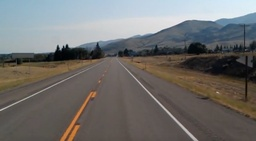
#> input picture pics/test_image.jpg, 256 x 141 px, shrunk from 1279 x 704 before the run
$ python 'lane detection.py'
#> lines starting #> are read from the running program, lines starting #| are printed output that depends on the picture
### library.py
import numpy as np
import matplotlib.pyplot as plt


def whos(x: np.ndarray):
    if len(np.shape(x)) == 3:
        print(type(x), np.shape(x), type(x[0, 0, 0]))
    else:
        print(type(x), np.shape(x), type(x[0, 0]))


def blackwhite(image: np.ndarray):
    """
    convert 3 channel image to 1 channel image
    expect image array 0-1
    """
    output = (image[:, :, 0] + image[:, :, 1] + image[:, :, 2]) / 3
    return output


def sobel(image: np.ndarray):
    """
    sobel edge detector
    image array 0-1
    """
    threshold = 1 * 0.5
    Gx = np.array([[-1, 0, 1],
                   [-2, 0, 2],
                   [-1, 0, 1]])
    Gy = np.array([[-1, -2, -1],
                   [0, 0, 0],
                   [1, 2, 1]])
    height, width = np.shape(image)
    output = np.zeros(shape=(height, width), dtype=np.float32)

    for y in range(1, height-1):
        for x in range(1, width-1):
            sum_x = np.sum(Gx*image[y-1:y+2, x-1:x+2])
            sum_y = np.sum(Gy*image[y-1:y+2, x-1:x+2])
            mag = round(np.sqrt(sum_x**2 + sum_y**2))
            theta = np.arctan2(sum_y, sum_x)
            if mag >= threshold:
                output[y, x] = mag
            else:
                output[y, x] = 0
    return output


def region_of_interest(image: np.ndarray):
    """
    masking image
    image array 0-1
    """
    height, width = np.shape(image)
    # p1 = 0, height
    # p2 = width, 0
    left_slope = (0 - height) / (width - 0)  # neg
    # p1 = 0, 0
    # p2 = width, height
    right_slope = (height - 0) / (width - 0)  # pos
    # y1 = left_slope*x + height
    # y2 = right_slope*x
    output = np.zeros(shape=(height, width), dtype=np.float32)
    for y in range(height):
        for x in range(width):
            y_left = left_slope*x + height
            y_right = right_slope*x
            if y > y_left and y > y_right:
                output[y, x] = 1.0 and image[y, x]  # white
            else:
                output[y, x] = 0 and image[y, x]  # black
    return output


# [11 lines left out: function test_image, not called in this run]


def normalize(image: np.ndarray):
    """
    rescale image array into 0-1
    """
    mymin = np.min(image)
    mymax = np.max(image)
    image = ((image - mymin) / (mymax - mymin))
    return image


# [6 lines left out: function ceiling, not called in this run]


def hough(image: np.ndarray):
    """
    hough transform
    """
    height, width = np.shape(image)
    maxdist = round(np.sqrt(height**2 + width**2))  # max distance
    thetas = np.deg2rad(range(-90, 90, 1))  # range of thetas
    rhos = range(-maxdist, maxdist, 1)  # range of rhos
    accumulator = np.zeros(shape=(len(rhos), len(thetas)), dtype=np.float32)
    for y in range(height):
        for x in range(width):
            if image[y, x] > 0:
                for i in range(len(thetas)):  # for each theta
                    rho = (x*np.cos(thetas[i])
                           + y*np.sin(thetas[i]))  # compute rho
                    accumulator[round(rho)+maxdist, i] += 1  # vote rho x theta

    accumulator = normalize(accumulator)
    # temp = ceiling(accumulator)
    # plt.imshow(temp, cmap='gray', aspect='auto')
    # plt.show()
    return accumulator, thetas, rhos


def inverse_hough(image: np.ndarray, accumulator: np.ndarray,
                  thetas: np.ndarray, rhos: np.ndarray):
    """
    expect image array 0-1
    uses accumulator to take out rhos and thetas
    draw lines onto image
    """
    height, width = np.shape(image)
    threshold = 1 * 0.8
    a_height, a_width = np.shape(accumulator)
    output = np.zeros(shape=(height, width), dtype=np.float32)
    for r in range(a_height):
        for c in range(a_width):
            value = accumulator[r, c]  # at each point
            if value > threshold:  # if > than threshold
                rho = rhos[r]  # fetch rho
                theta = thetas[c]  # fetch theta
                print(f'->rho: {rhos[r]}, theta: {np.rad2deg(thetas[c])},'
                      f'\trow: {r}, col: {c}')
                if rho*np.cos(theta) != 0 and np.sin(theta) != 0:  # divide 0
                    m = round(-np.cos(theta) / np.sin(theta), 10)
                    y_intercept = round(rho / np.sin(theta), 10)
                    print(f'-->{m}, {y_intercept}')
                if theta == 0:  # for vertical line
                    y = range(0, height)  # list of y
                    for i in range(height):
                        # output[y[i], rho] = 1.0
                        image[y[i], rho] = 1.0
                else:  # any other line
                    x = range(0, width)  # list of x
                    for i in range(width):
                        y = round((rho-x[i]*np.cos(theta))
                                  / np.sin(theta))  # calc y
                        if y >= 0 and y <= height-1:
                            # output[y, x[i]] = 1.0
                            image[y, x[i]] = 1.0
    # plt.imshow(output, cmap='gray')
    # plt.show()
    # return output
    return image


def find_left_right_line(accumulator: np.ndarray, thetas: np.ndarray,
                         rhos: np.ndarray):
    """
    expect image array 0-1
    uses accumulator to take out rhos and thetas
    finds negative slope lines and positive slope lines
    returns left/right line (m, b) tuples
    """
    a_height, a_width = np.shape(accumulator)
    threshold = 1 * 0.1
    left_fit = []
    right_fit = []
    for r in range(a_height):
        for c in range(a_width):
            value = accumulator[r, c]  # at each point
            if value > threshold:
                rho = rhos[r]  # fetch rho
                theta = thetas[c]  # fetch theta
                if rho*np.cos(theta) != 0 and np.sin(theta) != 0:  # divide 0
                    m = round(-np.cos(theta) / np.sin(theta), 10)
                    y_intercept = round(rho / np.sin(theta), 10)
                    if m < 0:  # left line has neg slope
                        left_fit.append((m, y_intercept))
                    elif m > 0:  # right line has pos slope
                        right_fit.append((m, y_intercept))
                    else:
                        pass
    print(np.shape(left_fit))  # TODO may be empty
    print(np.shape(right_fit))  # TODO may be empty
    lines = []  # save (m, b) tuples
    if len(left_fit) != 0:
        average_left_fit = np.average(left_fit, axis=0)
        print(average_left_fit)
        lines.append(average_left_fit)
    if len(right_fit) != 0:
        average_right_fit = np.average(right_fit, axis=0)
        print(average_right_fit)
        lines.append(average_right_fit)
    return lines


def plot_lines(image: np.ndarray, lines: np.ndarray):
    """
    expect image array 0-1
    plot lines with (m, b) tuples
    """
    height, width, channels = np.shape(image)
    for line in lines:
        m = line[0]
        b = line[1]
        y1 = height  # 704
        y2 = int(y1*(1/2))
        x1 = int((y1 - b)/m)
        x2 = int((y2 - b)/m)
        plt.plot([x1, x2], [y1, y2], 'ro-')
        plt.imshow(image, cmap='gray')
    plt.show()
    # return image

### lane detection.py
import matplotlib.pyplot as plt
from library import *

# [6 lines of commented-out code are left out]

rawimage = plt.imread('pics/test_image.jpg')
#> rawimage is the input picture: shape (141, 256, 3); mean R, G, B 112.4, 111.3, 109.7
whos(rawimage)
#| <class 'numpy.ndarray'> (141, 256, 3) <class 'numpy.uint8'>

myimage = blackwhite(rawimage)
#> in blackwhite, `output = (image[:, :, 0] + image[:, :, 1] + image[:, :, 2]) / 3`:
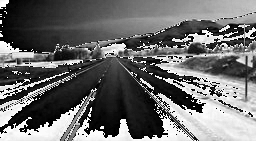
#> output: shape (141, 256) float64; min 0, max 85, mean 35.9; drawn with min black and max white
whos(myimage)
#| <class 'numpy.ndarray'> (141, 256) <class 'numpy.float64'>
# plt.imsave('pics/blackwhite.jpg', myimage, cmap='gray')
myimage = sobel(myimage)  # slow
#> after the loop in sobel, `for y in range(1, height-1):`:
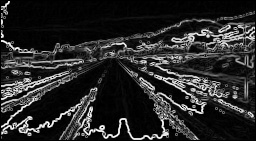
#> output: shape (141, 256) float32; min 0, max 378, mean 61.1; drawn with min black and max white
whos(myimage)
#| <class 'numpy.ndarray'> (141, 256) <class 'numpy.float32'>
# plt.imsave('pics/sobel.jpg', myimage, cmap='gray')
myimage = region_of_interest(myimage)
#> after the loop in region_of_interest, `for y in range(height):`:
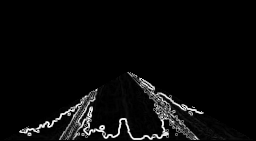
#> output: shape (141, 256) float32; min 0, max 377, mean 14.7; drawn with min black and max white
whos(myimage)
#| <class 'numpy.ndarray'> (141, 256) <class 'numpy.float32'>
# plt.imsave('pics/mask.jpg', myimage, cmap='gray')

accumulator, thetas, rhos = hough(myimage)  # slow
#> after the loop in hough, `for y in range(height):`:
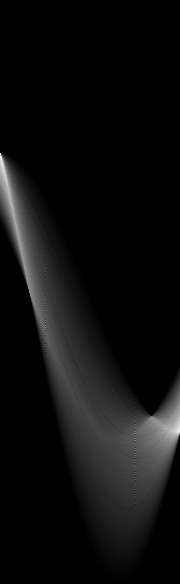
#> accumulator: shape (584, 180) float32; min 0, max 249, mean 14.4
#> thetas = 180 values from -1.57 to 1.55
myimage = inverse_hough(myimage, accumulator, thetas, rhos)
#> the loop in inverse_hough, `for r in range(a_height):` made 584 passes
#| ->rho: -139, theta: -90.0,	row: 153, col: 0
#| ->rho: -138, theta: -90.0,	row: 154, col: 0
#| ->rho: -137, theta: -90.0,	row: 155, col: 0
#| ->rho: -136, theta: -90.0,	row: 156, col: 0
#| ->rho: -135, theta: -90.0,	row: 157, col: 0
#| ->rho: -135, theta: -89.0,	row: 157, col: 1
#| ->rho: -134, theta: -90.0,	row: 158, col: 0
#| ->rho: -134, theta: -89.0,	row: 158, col: 1
#| ->rho: -133, theta: -90.0,	row: 159, col: 0
#| ->rho: -133, theta: -89.0,	row: 159, col: 1
#> (further printed lines are left out)
#> after the loop in inverse_hough, `for r in range(a_height):`:
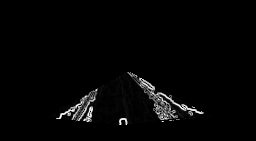
#> image: shape (141, 256) float32; min 0, max 375, mean 7.7; drawn with min black and max white
whos(myimage)
# plt.imsave('pics/inverse.jpg', myimage, cmap='gray')
lines = find_left_right_line(accumulator, thetas, rhos)
#> after the loop in find_left_right_line, `for r in range(a_height):`: left_fit = 10932 pairs, first value -57.29 to -0.0175, second value 80.01 to 12032.7; right_fit = 10848 pairs, first value 0.0175 to 57.29, second value -11803.5 to 138.1
#> in find_left_right_line, `average_left_fit = np.average(left_fit, axis=0)`: average_left_fit = [-3.69, 595.6]
#> in find_left_right_line, `average_right_fit = np.average(right_fit, axis=0)`: average_right_fit = [3.7, -358.1]
#> lines = [[-3.69, 595.6], [3.7, -358.1]]
plot_lines(rawimage, lines)
#> the loop in plot_lines, `for line in lines:` made 2 passes
#> (m, b, y1, y2, x1, x2) on passes 1 to 2: (-3.69, 595.6, 141, 70, 123, 142), (3.7, -358.1, 141, 70, 134, 115)
#> in plot_lines, `plt.show()`:
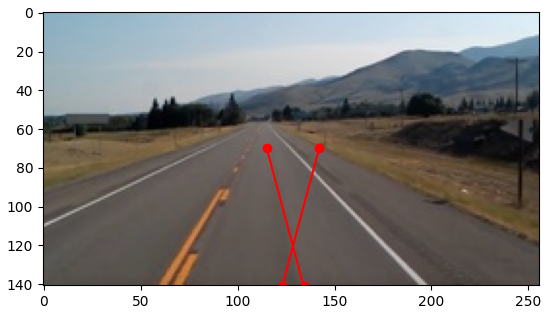
#> figure drawn by matplotlib, 1 panel

# plt.imshow(myimage, cmap='gray')
# plt.show()
